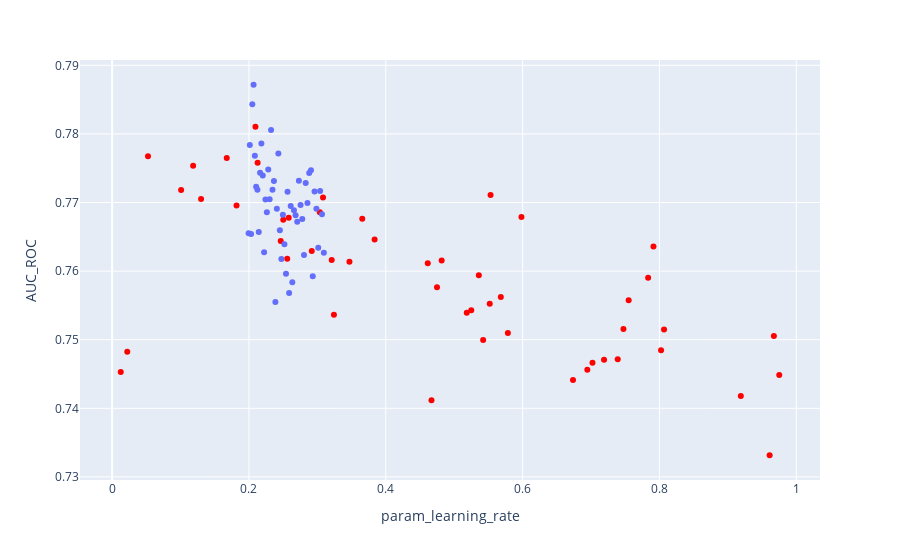

The notebook cell saved with this chart:
### Code cell
# create a dataframe from results
fig = px.scatter(result_coarse, x = params_key[2], 
                    y = params_key[3])
fig.update_traces(marker=dict(color='red'))
fig.add_trace(px.scatter(result_fine, x = params_key[2], 
                    y = params_key[3]).data[0])

# menyatukan kedua plot dalam satu objek

fig.show()
